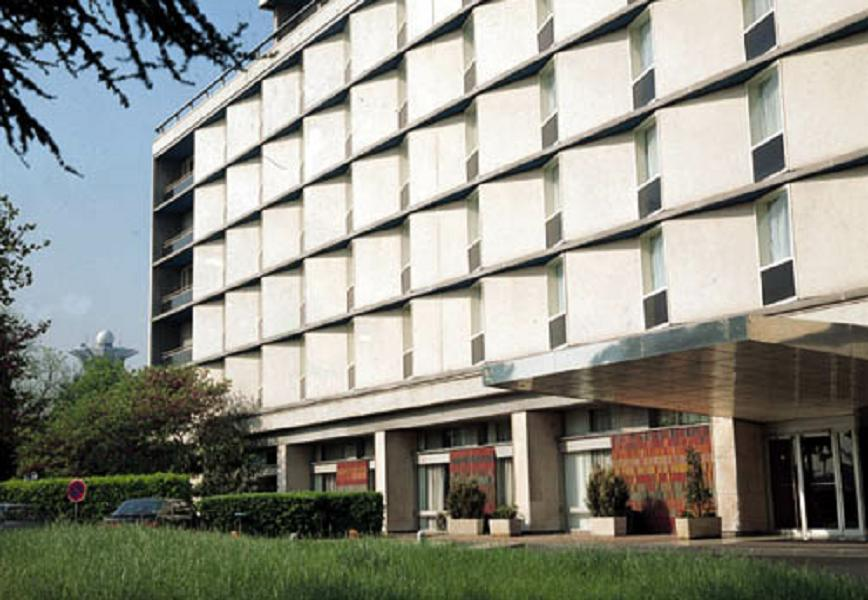
//> input picture hw7/code/building.jpg, 868 x 600 px
$ ./Hough-skeleton   (built with g++ and OpenCV 4)
//> lines starting //> are read from the running program, lines starting //| are printed output that depends on the picture; after the words box and inside, x2 and y2 are one past the last pixel; in counts of white or black regions, pixels touching at a corner belong together
// opencv_test.cpp : Defines the entry point for the console application.
//

#include "stdafx.h"
#include <opencv2/opencv.hpp>
#include "opencv2/highgui.hpp"
#include <iostream>
#include <string>

using namespace cv;
using namespace std;

int main() {

	Mat src = imread("building.jpg", CV_LOAD_IMAGE_COLOR);
//> src is the input picture: 600 rows x 868 cols, CV_8UC3; mean B, G, R 133.7, 143.6, 142.9
	Mat dst, color_dst;

	// check for validation
	if (!src.data) {
		printf("Could not open\n");
		return -1;
	}

	Canny(src, dst, 50, 200, 3);
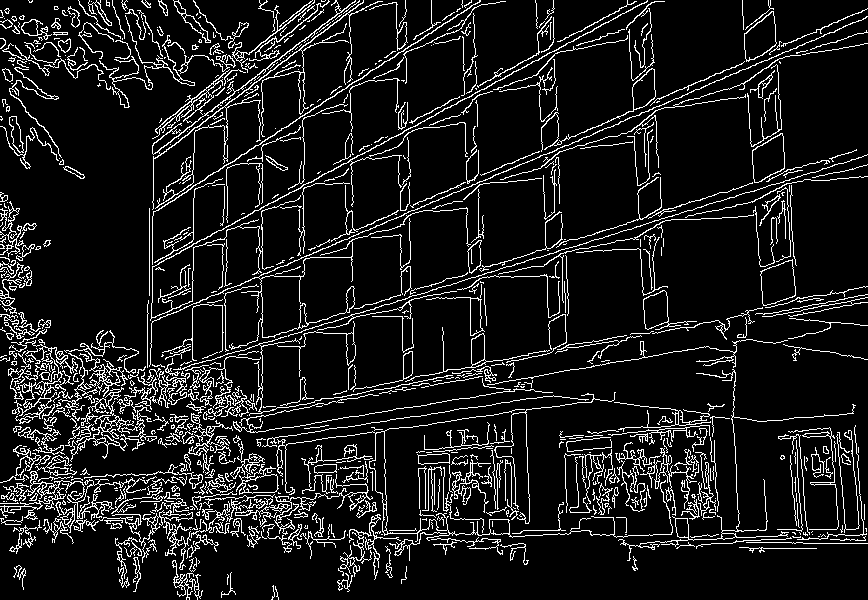
//> dst: 600 rows x 868 cols, CV_8UC1; 10.6% white in thin lines or dots
	cvtColor(dst, color_dst, COLOR_GRAY2BGR);
//> color_dst: 600 rows x 868 cols, CV_8UC3; 10.6% white in thin lines or dots

	//Standard Hough transform (using 'HoughLines')
#if 1
	vector<Vec2f> lines;
	HoughLines(dst, lines, 1, CV_PI / 180, 100);
//> lines = 5579 lines (rho, theta), first 12: [355, 1.17], [454, 1.38], [403, 1.27], [524, 1.59], [305, 1.08], [261, 0.99], [460, 1.36], [349, 1.17], [358, 1.15], [262, 0], [448, 1.38], [457, 1.38]

	for (size_t i = 0; i < lines.size(); i++)
	{
		float rho = lines[i][0];
		float theta = lines[i][1];
		double a = cos(theta), b = sin(theta);
		double x0 = a*rho, y0 = b*rho;
		Point pt1(cvRound(x0 + 1000 * (-b)), cvRound(y0 + 1000 * (a)));
		Point pt2(cvRound(x0 - 1000 * (-b)), cvRound(y0 - 1000 * (a)));
		line(color_dst, pt1, pt2, Scalar(0, 0, 255), 3, 8);
	}
//> this loop made 5579 passes
//> (rho, theta, a, b, x0, y0, pt1, pt2) on passes 1 to 3: (355, 1.17, 0.391, 0.921, 138.7, 326.8, Point(-782, 718), Point(1059, -64)), (454, 1.38, 0.191, 0.982, 86.63, 445.7, Point(-895, 636), Point(1068, 255)), (403, 1.27, 0.292, 0.956, 117.8, 385.4, Point(-838, 678), Point(1074, 93))
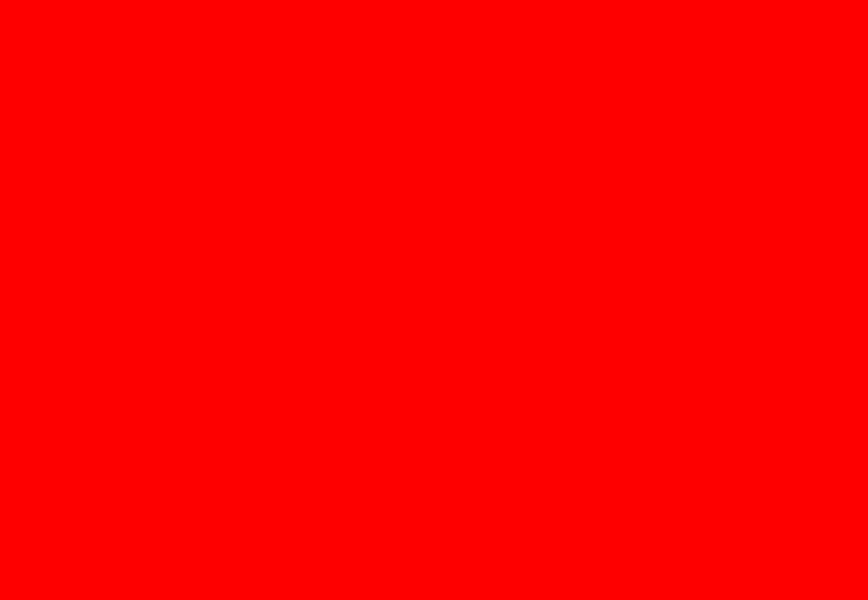
//> color_dst: 600 rows x 868 cols, CV_8UC3; mean B, G, R 0, 0, 255

	//Probabilistic Hough transform (using 'HoughLinesP')
#else
	vector<Vec4i> lines;
	HoughLinesP(dst, lines, 1, CV_PI / 180, 80, 30, 10);

	for (size_t i = 0; i < lines.size(); i++)
	{
		line(color_dst, Point(lines[i][0], lines[i][1]),
			Point(lines[i][2], lines[i][3]), Scalar(0, 0, 255), 3, 8);
	}
#endif
	namedWindow("Source", 1);
	imshow("Source", src);
	namedWindow("Detected Lines", 1);
	imshow("Detected Lines", color_dst);
	waitKey(0);

	return 0;
}

$ run again, with hw7/code/input1.jpg copied over hw7/code/building.jpg
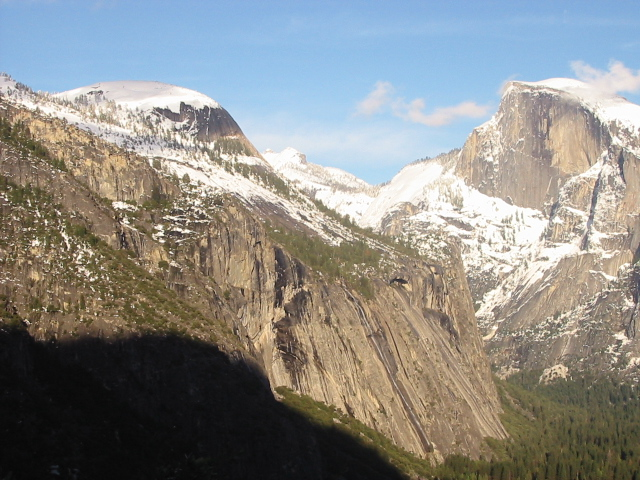
//> input picture hw7/code/input1.jpg, 640 x 480 px
//> src is the input picture: 480 rows x 640 cols, CV_8UC3; mean B, G, R 135.4, 139.3, 139.5
//> `Canny(src, dst, 50, 200, 3);`:
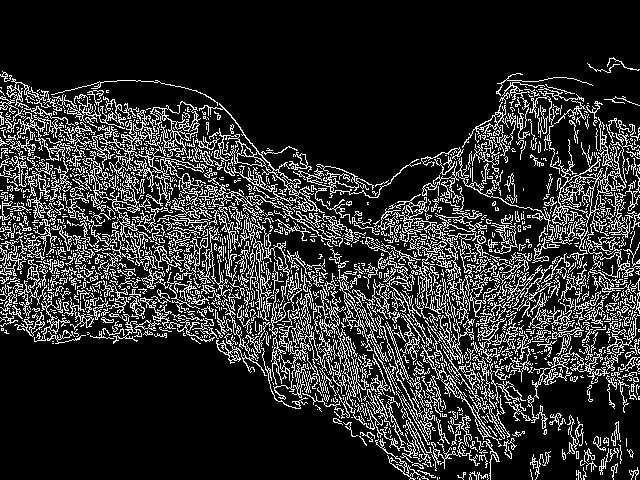
//> dst: 480 rows x 640 cols, CV_8UC1; 17.8% white in thin lines or dots, all inside (x1, y1, x2, y2) = (0, 57, 640, 480)
//> lines = 8567 lines (rho, theta), first 12: [49, 2.36], [16, 2.36], [37, 2.36], [-4, 2.36], [21, 2.36], [47, 2.36], [40, 2.36], [4, 2.36], [73, 1.99], [69, 1.97], [74, 2.11], [-8, 2.36]
//> the loop `for (size_t i = 0; i < lines.size(); i++)` made 8567 passes
//> (rho, theta, a, b, x0, y0, pt1, pt2) on passes 1 to 3: (49, 2.36, -0.707, 0.707, -34.65, 34.65, Point(-742, -672), Point(672, 742)), (16, 2.36, -0.707, 0.707, -11.31, 11.31, Point(-718, -696), Point(696, 718)), (37, 2.36, -0.707, 0.707, -26.16, 26.16, Point(-733, -681), Point(681, 733))

$ run again, with hw7/code/input2.jpg copied over hw7/code/building.jpg
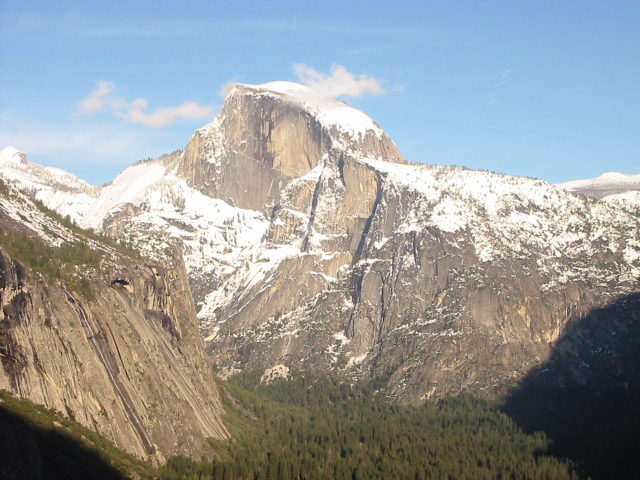
//> input picture hw7/code/input2.jpg, 640 x 480 px
//> src is the input picture: 480 rows x 640 cols, CV_8UC3; mean B, G, R 155.6, 155.5, 151.7
//> `Canny(src, dst, 50, 200, 3);`:
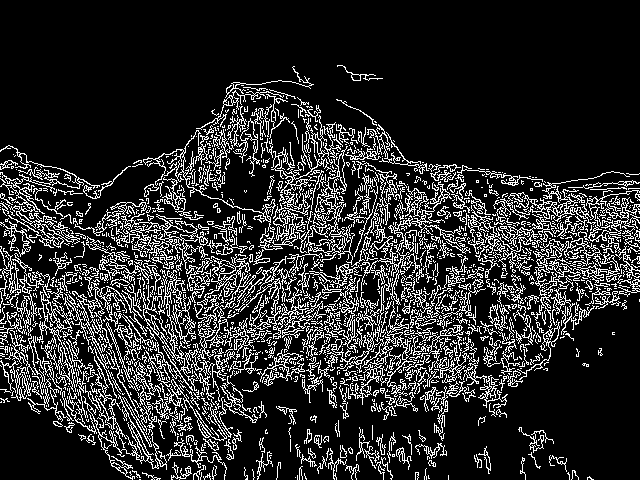
//> dst: 480 rows x 640 cols, CV_8UC1; 16.8% white in thin lines or dots, all inside (x1, y1, x2, y2) = (0, 65, 640, 480)
//> lines = 9928 lines (rho, theta), first 12: [381, 1.33], [320, 1.41], [287, 1.47], [384, 1.29], [376, 1.36], [389, 1.31], [285, 1.47], [341, 1.33], [280, 1.48], [359, 1.31], [394, 1.27], [322, 1.4]
//> the loop `for (size_t i = 0; i < lines.size(); i++)` made 9928 passes
//> (rho, theta, a, b, x0, y0, pt1, pt2) on passes 1 to 3: (381, 1.33, 0.242, 0.97, 92.17, 369.7, Point(-878, 612), Point(1062, 128)), (320, 1.41, 0.156, 0.988, 50.06, 316.1, Point(-938, 472), Point(1038, 160)), (287, 1.47, 0.105, 0.995, 30, 285.4, Point(-965, 390), Point(1025, 181))

$ run again, with hw7/code/stitchingL.jpg copied over hw7/code/building.jpg
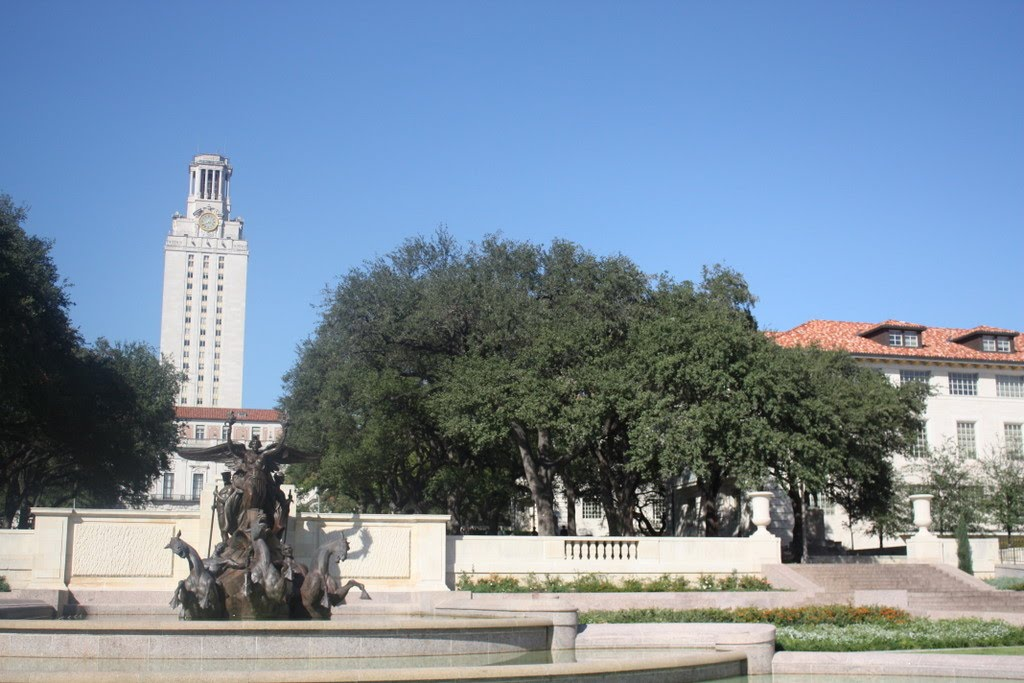
//> input picture hw7/code/stitchingL.jpg, 1024 x 683 px
//> src is the input picture: 683 rows x 1024 cols, CV_8UC3; mean B, G, R 159.1, 140, 121.8
//> `Canny(src, dst, 50, 200, 3);`:
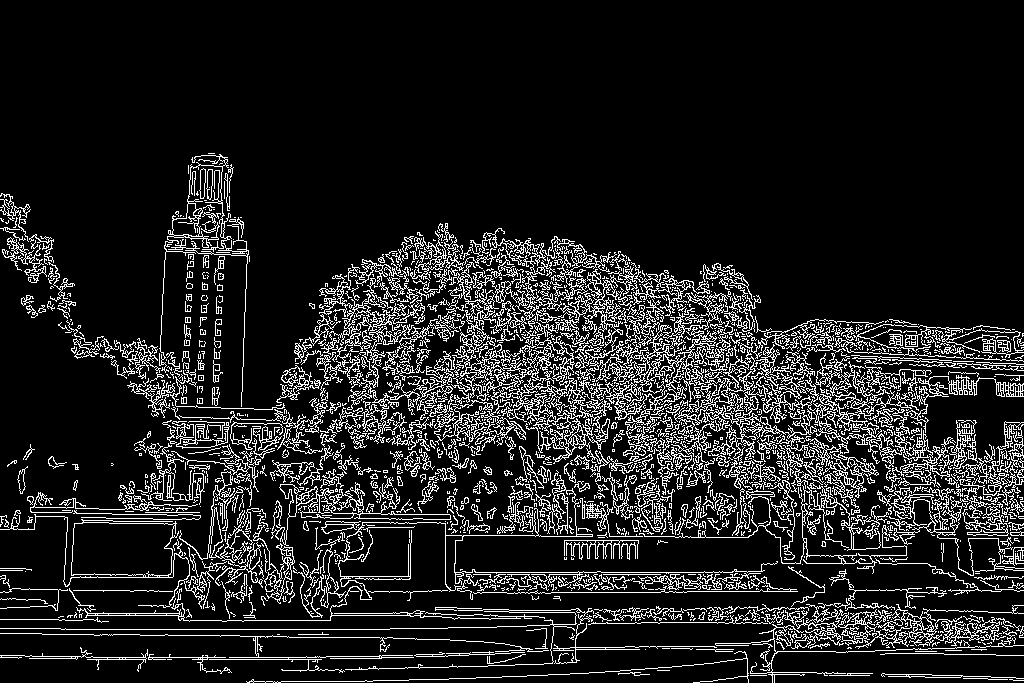
//> dst: 683 rows x 1024 cols, CV_8UC1; 12.7% white in thin lines or dots, all inside (x1, y1, x2, y2) = (0, 153, 1024, 683)
//> lines = 15576 lines (rho, theta), first 12: [629, 1.57], [511, 1.59], [615, 1.57], [506, 1.59], [410, 1.61], [572, 1.57], [456, 1.48], [312, 1.62], [635, 1.55], [418, 1.59], [467, 1.45], [574, 1.57]
//> the loop `for (size_t i = 0; i < lines.size(); i++)` made 15576 passes
//> (rho, theta, a, b, x0, y0, pt1, pt2) on passes 1 to 3: (629, 1.57, -4.37e-08, 1, -2.75e-05, 629, Point(-1000, 629), Point(1000, 629)), (511, 1.59, -0.0175, 1, -8.92, 510.9, Point(-1009, 493), Point(991, 528)), (615, 1.57, -4.37e-08, 1, -2.69e-05, 615, Point(-1000, 615), Point(1000, 615))
